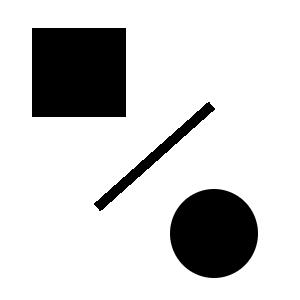
#> input picture images/CircleLineRect.png, 300 x 300 px, found by its file name
$ jupyter execute TD1-2.ipynb
#> lines starting #> are read from the running program, lines starting #| are printed output that depends on the picture; after the words box and inside, x2 and y2 are one past the last pixel; in counts of white or black regions, pixels touching at a corner belong together; long printed decimals are rounded
[cell 1]
import cv2
import numpy as np
import matplotlib.pyplot as plt
from scipy.ndimage import gaussian_filter, convolve

# 1 Harris Corner Detector

[cell 2]
image = cv2.imread("Images/CircleLineRect.png", cv2.IMREAD_GRAYSCALE)
#> image is the input picture: shape (300, 300); min 0, max 255, mean 209.5

print(image.shape)
#| (300, 300)


# Definition of Sobel Matrix
sobel_x = np.array([[-1, 0, 1],
                    [-2, 0, 2],
                    [-1, 0, 1]])

sobel_y = np.array([[-1, -2, -1],
                    [ 0,  0,  0],
                    [ 1,  2,  1]])


sobel_y2 = np.array([[1, 0, -1],
                    [-2, 0, 2],
                    [1, 0, -1]])

sobel_x2 = np.array([[1, -2, 1],
                    [0, 0, 0],
                    [-1,2,-1]])


#computing Ix and Iy
Ix_sobel = convolve(image, sobel_x)
Iy_sobel = convolve(image, sobel_y)

#computing Ix2 and Iy2
Ix2_sobel = convolve(image, sobel_x2)
Iy2_sobel = convolve(image, sobel_y2)

#Computing Ixy
Ixy_image = Ix_sobel * Iy_sobel


# Plot all figures
plt.figure(figsize=(10, 8))

# original image
plt.subplot(2, 3, 1)
plt.title("Original Image")
plt.imshow(image, cmap='gray')
plt.axis('off')

# Ixy
plt.subplot(2, 3, 2)
plt.title("Ixy")
plt.imshow(Ixy_image, cmap='gray')
plt.axis('off')

# Sobel X and Y
plt.subplot(2, 3, 3)
plt.title("Ix Sobel")
plt.imshow(Ix_sobel, cmap='gray')
plt.axis('off')

plt.subplot(2, 3, 4)
plt.title("Iy Sobel")
plt.imshow(Iy_sobel, cmap='gray')
plt.axis('off')

#sobel Ix2 and Iy2
plt.subplot(2, 3, 5)
plt.title("Ix2 Sobel")
plt.imshow(Ix2_sobel, cmap='gray')
plt.axis('off')

plt.subplot(2, 3, 6)
plt.title("Iy2 Sobel")
plt.imshow(Iy2_sobel, cmap='gray')
plt.axis('off')

plt.tight_layout()
plt.show()

[cell 3]
# Compute Ix and Ix with gaussian filter (alternative way)
sigma = 1  # Écart-type pour le filtre Gaussien
Ix_gaussian = gaussian_filter(image, sigma=sigma, order=(0, 1))  # Partial derivative in x
Iy_gaussian = gaussian_filter(image, sigma=sigma, order=(1, 0))  # Partial derivative in y

#Compute Ix2 smooth and Iy2 smooth using gaussian filter again
Ix2_smooth = gaussian_filter(Ix_gaussian, sigma=0.5, order=(0, 1))
Iy2_smooth = gaussian_filter(Iy_gaussian, sigma=0.5, order=(1, 0))

# Original Image
plt.subplot(2, 2, 1)
plt.title("Image d'origine")
plt.imshow(image, cmap='gray')
plt.axis('off')

# Ix2 Smooth
plt.subplot(2, 2, 3)
plt.title("Ix2 Gaussien")
plt.imshow(Iy_gaussian, cmap='gray')
plt.axis('off')

# Iy Gaussien
plt.subplot(2, 2, 4)
plt.title("Iy2 Gaussien")
plt.imshow(Iy2_smooth, cmap='gray')
plt.axis('off')


plt.tight_layout()
plt.show()

[cell 4]
Ixy_conj = np.conj(Ix_gaussian*Iy_gaussian)
Ix2_sobel_conj = np.conj(Ix2_smooth)
Iy2_sobel_conj = np.conj(Iy2_smooth)
print(Ixy_conj.shape)
#| (300, 300)
print(Ix2_sobel_conj.shape)
#| (300, 300)
print(Iy2_sobel_conj.shape)
#| (300, 300)

[cell 5]
height, width = image.shape
#> height = 300; width = 300

#creating A
A = np.zeros((height, width, 2, 2))

# for each pixel
A[:, :, 0, 0] = Ix2_sobel_conj  # \bar{I_x^2}
A[:, :, 0, 1] = Ixy_conj         # \bar{I_x I_y}
A[:, :, 1, 0] = Ixy_conj         # \bar{I_x I_y}
A[:, :, 1, 1] = Iy2_sobel_conj   # \bar{I_y^2}

print(A.shape)
#| (300, 300, 2, 2)
plt.imshow(A[:, :, 0, 0])
plt.show()
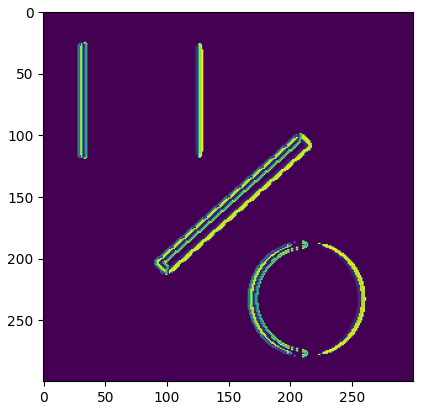
#> figure drawn by matplotlib, 1 panel

[cell 6]
k = 0.04

H = np.zeros((height, width))

for i in range(height):
    for j in range(width):
        #det(A_ij)
        det_Aij = np.linalg.det(A[i, j])

        # trace(A_ij)
        trace_Aij = np.trace(A[i, j])

        # réponse Harris
        H[i, j] = det_Aij - k * (trace_Aij ** 2)
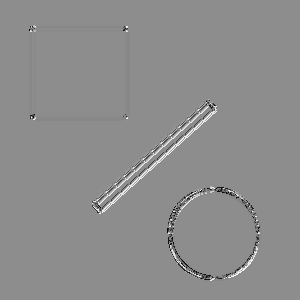
#> H: shape (300, 300) float64; min -66505.2, max 53763.6, mean -6.1; drawn with min black and max white


# [7 lines of commented-out code are left out]

cv2.imshow('Harris Response',H.astype(np.uint8))
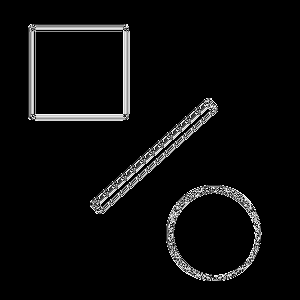
#> window 'Harris Response': shape (300, 300); min 0, max 255, mean 12.2
cv2.waitKey(0)
cv2.destroyAllWindows()

"""
concatenated = np.hstack((H_normalized.astype(np.uint8), H.astype(np.uint8)))
cv2.imshow('Harris Responses normalisee  et non normalisee', concatenated)
"""
"""
la fenêtre créée avec cv2.imshow() serait instantanément fermée après son ouverture,
car le programme ne mettrait pas en pause pour permettre à l'utilisateur de voir l'image
donc il faut un WAIT
"""

cv2.waitKey(0)
cv2.destroyAllWindows()

[cell 7]
threshold = 50000

corners = np.zeros_like(H)

window_size = 3
offset = window_size // 2  # Décalage de la fenêtre


for i in range(offset, H.shape[0] ):
    for j in range(offset, H.shape[1]):
        #H(i, j) dépasse le seuil?
        if H[i, j] > threshold:
            # Extraire la fenêtre de voisins autour du pixel (i, j)
            window = H[i-offset:i+offset+1, j-offset:j+offset+1]

            # H[i, j] est le maximum local?
            if H[i, j] == np.max(window):
                # Si oui
                corners[i, j] = 255
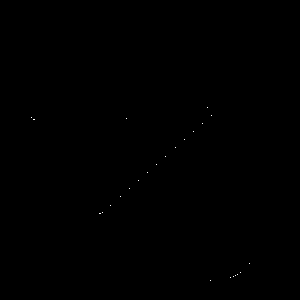
#> corners: shape (300, 300) float64; 0.03% white in thin lines or dots, all inside (x1, y1, x2, y2) = (31, 107, 250, 281)

max_value = np.max(H)
#> max_value = 53763.6
print(max_value)
#| 53763.560
cv2.imshow('Detected Corners', corners.astype(np.uint8))
cv2.waitKey(0)
cv2.destroyAllWindows()

# 2 Canny Edge Detection

[cell 8]
# read the image
image2 = cv2.imread("Images/cube_right.pgm", cv2.IMREAD_GRAYSCALE)
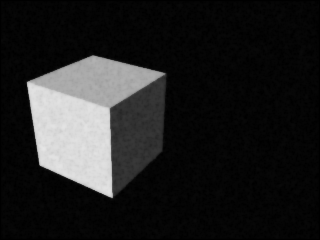
#> input picture images/cube_right.pgm, 320 x 240 px, found by its file name
#> image2 is the input picture: shape (240, 320); min 0, max 230, mean 32.9

# Computing smoothed image
smoothed_image = cv2.GaussianBlur(image2, (5, 5), sigmaX=1.4)

# Plotting the image
plt.figure(figsize=(10, 5))

plt.subplot(1, 2, 1)
plt.title('Original Image')
plt.imshow(image2, cmap='gray')
plt.axis('off')

plt.subplot(1, 2, 2)
plt.title('Smoothed image (Gaussian filter)')
plt.imshow(smoothed_image, cmap='gray')
plt.axis('off')

plt.show()

[cell 9]
#computing Ix and Iy with sobel matrix
Ix = convolve(smoothed_image, sobel_x)
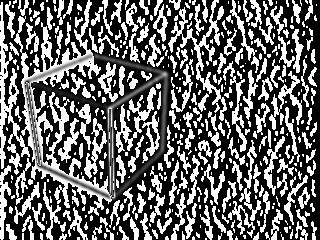
#> Ix: shape (240, 320); min 0, max 255, mean 101.4
Iy = convolve(smoothed_image, sobel_y)
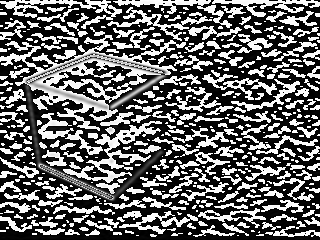
#> Iy: shape (240, 320); min 0, max 255, mean 103.1

# Plotting the image
plt.figure(figsize=(10, 5))

plt.subplot(1, 2, 1)
plt.title('Ix')
plt.imshow(Ix, cmap='gray')
plt.axis('off')

plt.subplot(1, 2, 2)
plt.title('Iy')
plt.imshow(Iy, cmap='gray')
plt.axis('off')

plt.show()

[cell 10]
# Computing direction
direction = np.arctan2(Iy, Ix)
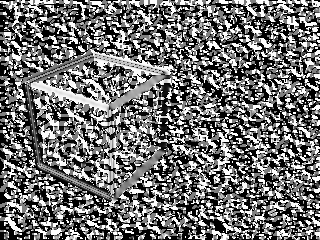
#> direction: shape (240, 320) float16; min 0, max 1.57, mean 0.704; drawn with min black and max white

# Computing magnitude
magnitude = np.sqrt(Ix**2 + Iy**2)
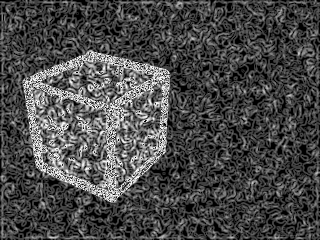
#> magnitude: shape (240, 320) float16; min 0, max 15.81, mean 4.61; drawn with min black and max white

# Plotting direction and magnitude
plt.figure(figsize=(10, 5))

plt.subplot(1, 2, 1)
plt.title('Direction')
plt.imshow(direction, cmap='gray')
plt.axis('off')

plt.subplot(1, 2, 2)
plt.title('Magnitude')
plt.imshow(magnitude, cmap='gray')
plt.axis('off')

plt.show()

* Non maximum suppresion

[cell 11]
# the new matrix to keep
suppressed = np.zeros_like(magnitude)

# Get the dimensions of the image
height, width = magnitude.shape
#> height = 240; width = 320

# Iterate over every pixel except the border
for i in range(1, height-1):
    for j in range(1, width-1):

        # Get the angle of the gradient
        angle = direction[i, j]

        # Determine the neighbors to compare to based on the gradient direction

        if (-np.pi / 8 <= angle < np.pi / 8) or (7 * np.pi / 8 <= angle) or (angle < -7 * np.pi / 8):
            # Gradient direction is horizontal (0 degrees), so compare to vertical neighbors
            neighbor1 = magnitude[i + 1, j] # we take above and below the pixel
            neighbor2 = magnitude[i - 1, j]

        elif (np.pi / 8 <= angle < 3 * np.pi / 8) or (-7 * np.pi / 8 <= angle < -5 * np.pi / 8):
            # Gradient direction is -45 degrees, so compare to diagonal neighbors (bottom-left to top-right)
            neighbor1 = magnitude[i + 1, j - 1] # we take top-left and bottom-right
            neighbor2 = magnitude[i - 1, j + 1]

        elif (3 * np.pi / 8 <= angle < 5 * np.pi / 8) or (-5 * np.pi / 8 <= angle < -3 * np.pi / 8):
            # Gradient direction is vertical (90 degrees), so compare to horizontal neighbors
            neighbor1 = magnitude[i, j + 1]   # we take left and right pixel
            neighbor2 = magnitude[i, j - 1]

        else:
            # Gradient direction is 45 degrees, so compare to diagonal neighbors (top-left to bottom-right)
            neighbor1 = magnitude[i - 1, j - 1]  # we take bottom-left and top-right
            neighbor2 = magnitude[i + 1, j + 1]

        # Keep the pixel if its magnitude is greater than both its neighbors
        if magnitude[i, j] >= neighbor1 and magnitude[i, j] >= neighbor2:
            suppressed[i, j] = magnitude[i, j]
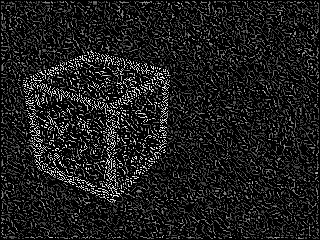
#> suppressed: shape (240, 320) float16; min 0, max 15.81, mean 1.79; drawn with min black and max white


# Plotting the result of non-maximum suppression
plt.figure(figsize=(5, 5))
plt.title('Non-Maximum Suppression')
plt.imshow(suppressed, cmap='gray')
plt.axis('off')
plt.show()
